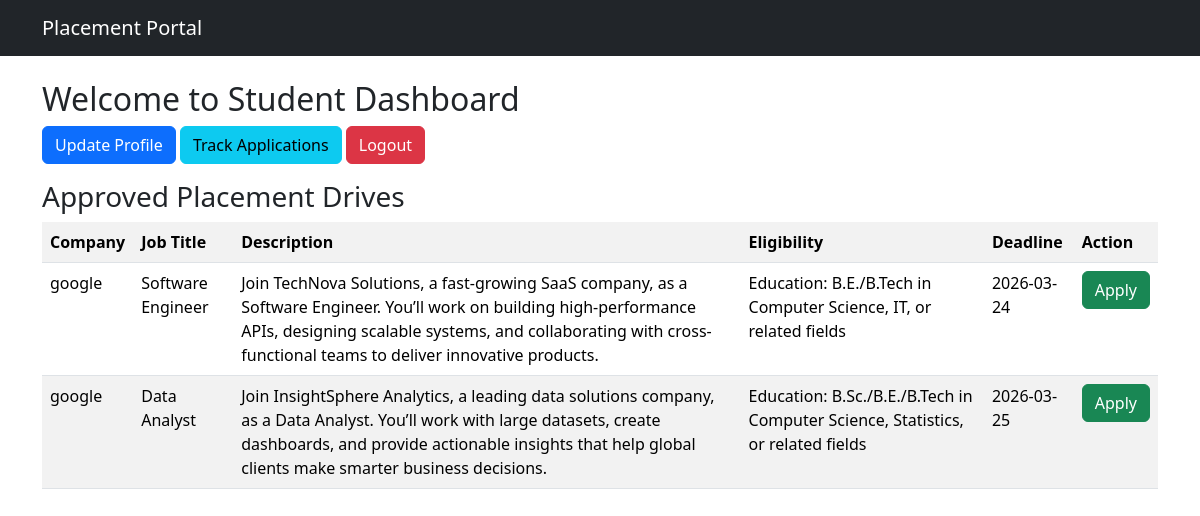
The page /student/dashboard (signed in) on the database its author committed.
### tables this page shows
CREATE TABLE drives(
        id INTEGER PRIMARY KEY AUTOINCREMENT,
        company_id INTEGER,
        job_title TEXT,
        description TEXT,
        eligibility TEXT,
        deadline TEXT,
        status TEXT DEFAULT 'pending'
    );

CREATE TABLE companies(
        id INTEGER PRIMARY KEY AUTOINCREMENT,
        company_name TEXT,
        email TEXT UNIQUE,
        password TEXT,
        hr_contact TEXT,
        website TEXT,
        approval_status TEXT DEFAULT 'pending',
        status TEXT DEFAULT 'active'
    );

### app.py (the view)
@app.route("/student/dashboard")
def student_dashboard():
    if not session.get("student_id"):
        return redirect("/login")
    conn = get_db()
    cur = conn.cursor()
    cur.execute("""
        SELECT drives.*, companies.company_name
        FROM drives
        JOIN companies ON drives.company_id = companies.id
        WHERE drives.status='approved'
    """)
    drives = cur.fetchall()
    conn.close()
    return render_template("student_dashboard.html", drives=drives)

### models.py (called while the page is built)
def get_db():
    conn = sqlite3.connect(DATABASE, timeout=10)
    conn.row_factory = sqlite3.Row
    return conn

### templates/student_dashboard.html
{% extends "base.html" %}
{% block content %}
<h2>Welcome to Student Dashboard</h2>
<div class="mb-3">
    <a href="/student/profile" class="btn btn-primary">Update Profile</a>
    <a href="/student/applications" class="btn btn-info">Track Applications</a>
    <a href="/logout" class="btn btn-danger">Logout</a>
</div>
<h3>Approved Placement Drives</h3>
<table class="table table-striped">
<tr>
<th>Company</th>
<th>Job Title</th>
<th>Description</th>
<th>Eligibility</th>
<th>Deadline</th>
<th>Action</th>
</tr>
{% for d in drives %}
<tr>
<td>{{d.company_name}}</td>
<td>{{d.job_title}}</td>
<td>{{d.description}}</td>
<td>{{d.eligibility}}</td>
<td>{{d.deadline}}</td>
<td>
<a href="/apply/{{d.id}}" class="btn btn-success">Apply</a>
</td>
</tr>
{% endfor %}
</table>
{% endblock %}

### rows shown on the page
drives: company_name "google", job_title "Software Engineer", description "Join TechNova Solutions, a fast-growing SaaS company, as a Software Engineer. You’ll work on building high-performance APIs, designing scalable systems, and collaborating with cross-functional teams to deliver innovative products.", eligibility "Education: B.E./B.Tech in Computer Science, IT, or related fields", deadline "2026-03-24"
drives: company_name "google", job_title "Data Analyst", description "Join InsightSphere Analytics, a leading data solutions company, as a Data Analyst. You’ll work with large datasets, create dashboards, and provide actionable insights that help global clients make smarter business decisions.", eligibility "Education: B.Sc./B.E./B.Tech in Computer Science, Statistics, or related fields", deadline "2026-03-25"
